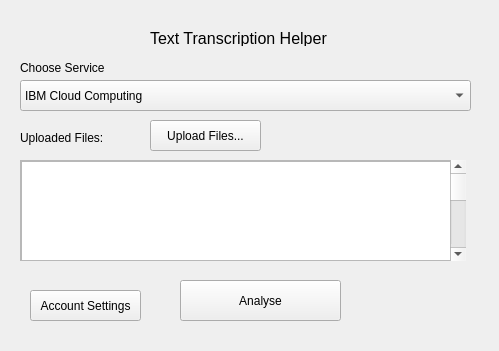
<?xml version="1.0" encoding="UTF-8"?>
<ui version="4.0">
 <class>PrototypeMain</class>
 <widget class="QWidget" name="PrototypeMain">
  <property name="geometry">
   <rect>
    <x>0</x>
    <y>0</y>
    <width>499</width>
    <height>351</height>
   </rect>
  </property>
  <property name="windowTitle">
   <string>PrototypeMain</string>
  </property>
  <widget class="QStackedWidget" name="stackedWidget">
   <property name="geometry">
    <rect>
     <x>0</x>
     <y>0</y>
     <width>501</width>
     <height>351</height>
    </rect>
   </property>
   <property name="minimumSize">
    <size>
     <width>491</width>
     <height>0</height>
    </size>
   </property>
   <property name="currentIndex">
    <number>0</number>
   </property>
   <widget class="QWidget" name="start">
    <widget class="QComboBox" name="serviceSelect">
     <property name="geometry">
      <rect>
       <x>20</x>
       <y>80</y>
       <width>451</width>
       <height>31</height>
      </rect>
     </property>
     <item>
      <property name="text">
       <string>IBM Cloud Computing</string>
      </property>
     </item>
     <item>
      <property name="text">
       <string>Microsoft Azure</string>
      </property>
     </item>
    </widget>
    <widget class="QLabel" name="serviceLabel">
     <property name="geometry">
      <rect>
       <x>20</x>
       <y>60</y>
       <width>101</width>
       <height>16</height>
      </rect>
     </property>
     <property name="text">
      <string>Choose Service</string>
     </property>
    </widget>
    <widget class="QPushButton" name="uploadButton">
     <property name="geometry">
      <rect>
       <x>150</x>
       <y>120</y>
       <width>111</width>
       <height>31</height>
      </rect>
     </property>
     <property name="text">
      <string>Upload Files...</string>
     </property>
    </widget>
    <widget class="QPushButton" name="analyseButton">
     <property name="geometry">
      <rect>
       <x>180</x>
       <y>280</y>
       <width>161</width>
       <height>41</height>
      </rect>
     </property>
     <property name="text">
      <string>Analyse</string>
     </property>
    </widget>
    <widget class="QPushButton" name="accountSettingButton">
     <property name="geometry">
      <rect>
       <x>30</x>
       <y>290</y>
       <width>111</width>
       <height>31</height>
      </rect>
     </property>
     <property name="text">
      <string>Account Settings</string>
     </property>
    </widget>
    <widget class="QLabel" name="label_5">
     <property name="geometry">
      <rect>
       <x>150</x>
       <y>30</y>
       <width>211</width>
       <height>16</height>
      </rect>
     </property>
     <property name="font">
      <font>
       <pointsize>12</pointsize>
      </font>
     </property>
     <property name="text">
      <string>Text Transcription Helper</string>
     </property>
    </widget>
    <widget class="QScrollArea" name="scrollArea">
     <property name="geometry">
      <rect>
       <x>20</x>
       <y>160</y>
       <width>431</width>
       <height>101</height>
      </rect>
     </property>
     <property name="widgetResizable">
      <bool>true</bool>
     </property>
     <widget class="QWidget" name="scrollAreaWidgetContents">
      <property name="geometry">
       <rect>
        <x>0</x>
        <y>0</y>
        <width>429</width>
        <height>99</height>
       </rect>
      </property>
      <widget class="QListView" name="listView">
       <property name="geometry">
        <rect>
         <x>0</x>
         <y>0</y>
         <width>431</width>
         <height>101</height>
        </rect>
       </property>
      </widget>
     </widget>
    </widget>
    <widget class="QScrollBar" name="verticalScrollBar">
     <property name="geometry">
      <rect>
       <x>450</x>
       <y>160</y>
       <width>16</width>
       <height>101</height>
      </rect>
     </property>
     <property name="orientation">
      <enum>Qt::Vertical</enum>
     </property>
    </widget>
    <widget class="QLabel" name="label_6">
     <property name="geometry">
      <rect>
       <x>20</x>
       <y>130</y>
       <width>101</width>
       <height>16</height>
      </rect>
     </property>
     <property name="text">
      <string>Uploaded Files:</string>
     </property>
    </widget>
   </widget>
   <widget class="QWidget" name="analyseLoad">
    <widget class="QLabel" name="analyseLabel">
     <property name="geometry">
      <rect>
       <x>200</x>
       <y>60</y>
       <width>71</width>
       <height>20</height>
      </rect>
     </property>
     <property name="text">
      <string>Analysing...</string>
     </property>
    </widget>
    <widget class="QProgressBar" name="analyseProgress">
     <property name="geometry">
      <rect>
       <x>10</x>
       <y>90</y>
       <width>461</width>
       <height>31</height>
      </rect>
     </property>
     <property name="value">
      <number>24</number>
     </property>
    </widget>
    <widget class="QPushButton" name="backbutton">
     <property name="geometry">
      <rect>
       <x>20</x>
       <y>300</y>
       <width>80</width>
       <height>23</height>
      </rect>
     </property>
     <property name="text">
      <string>Back</string>
     </property>
    </widget>
    <widget class="QPushButton" name="showlogbutton">
     <property name="geometry">
      <rect>
       <x>270</x>
       <y>300</y>
       <width>80</width>
       <height>23</height>
      </rect>
     </property>
     <property name="text">
      <string>Show Log</string>
     </property>
    </widget>
    <widget class="QLabel" name="loadingLabel_1">
     <property name="geometry">
      <rect>
       <x>180</x>
       <y>140</y>
       <width>111</width>
       <height>16</height>
      </rect>
     </property>
     <property name="text">
      <string>Uploading File...</string>
     </property>
    </widget>
    <widget class="QLabel" name="loadingLabel_2">
     <property name="geometry">
      <rect>
       <x>180</x>
       <y>160</y>
       <width>111</width>
       <height>16</height>
      </rect>
     </property>
     <property name="text">
      <string>Configuring File...</string>
     </property>
    </widget>
    <widget class="QLabel" name="loadingLabel_3">
     <property name="geometry">
      <rect>
       <x>180</x>
       <y>180</y>
       <width>151</width>
       <height>16</height>
      </rect>
     </property>
     <property name="text">
      <string>Doing Text to Speech...</string>
     </property>
    </widget>
    <widget class="QPushButton" name="continueButton">
     <property name="enabled">
      <bool>true</bool>
     </property>
     <property name="geometry">
      <rect>
       <x>360</x>
       <y>292</y>
       <width>101</width>
       <height>31</height>
      </rect>
     </property>
     <property name="text">
      <string>Continue</string>
     </property>
    </widget>
    <widget class="QLabel" name="loadingLabel_4">
     <property name="geometry">
      <rect>
       <x>180</x>
       <y>200</y>
       <width>151</width>
       <height>16</height>
      </rect>
     </property>
     <property name="text">
      <string>Finishing Details...</string>
     </property>
    </widget>
   </widget>
   <widget class="QWidget" name="resultsScreen">
    <widget class="QLabel" name="label_4">
     <property name="geometry">
      <rect>
       <x>10</x>
       <y>0</y>
       <width>261</width>
       <height>41</height>
      </rect>
     </property>
     <property name="font">
      <font>
       <pointsize>24</pointsize>
      </font>
     </property>
     <property name="text">
      <string>Resulting CSV</string>
     </property>
    </widget>
    <widget class="QPushButton" name="backbutton_result">
     <property name="geometry">
      <rect>
       <x>350</x>
       <y>230</y>
       <width>121</width>
       <height>31</height>
      </rect>
     </property>
     <property name="text">
      <string>Return</string>
     </property>
    </widget>
    <widget class="QPushButton" name="pushButton_2">
     <property name="geometry">
      <rect>
       <x>350</x>
       <y>40</y>
       <width>121</width>
       <height>31</height>
      </rect>
     </property>
     <property name="text">
      <string>Save File(s)...</string>
     </property>
    </widget>
    <widget class="QPushButton" name="pushButton_3">
     <property name="geometry">
      <rect>
       <x>350</x>
       <y>90</y>
       <width>121</width>
       <height>31</height>
      </rect>
     </property>
     <property name="text">
      <string>Send to DA</string>
     </property>
    </widget>
    <widget class="QPushButton" name="pushButton_4">
     <property name="geometry">
      <rect>
       <x>350</x>
       <y>180</y>
       <width>121</width>
       <height>31</height>
      </rect>
     </property>
     <property name="text">
      <string>Delete on Cloud</string>
     </property>
    </widget>
    <widget class="QTableWidget" name="tableWidget">
     <property name="geometry">
      <rect>
       <x>10</x>
       <y>50</y>
       <width>331</width>
       <height>281</height>
      </rect>
     </property>
     <property name="rowCount">
      <number>20</number>
     </property>
     <attribute name="horizontalHeaderDefaultSectionSize">
      <number>78</number>
     </attribute>
     <attribute name="verticalHeaderVisible">
      <bool>false</bool>
     </attribute>
     <attribute name="verticalHeaderMinimumSectionSize">
      <number>10</number>
     </attribute>
     <row>
      <property name="text">
       <string/>
      </property>
     </row>
     <row>
      <property name="text">
       <string/>
      </property>
     </row>
     <row>
      <property name="text">
       <string>New Row</string>
      </property>
     </row>
     <row>
      <property name="text">
       <string>New Row</string>
      </property>
     </row>
     <row>
      <property name="text">
       <string>New Row</string>
      </property>
     </row>
     <row>
      <property name="text">
       <string>New Row</string>
      </property>
     </row>
     <row>
      <property name="text">
       <string>New Row</string>
      </property>
     </row>
     <row>
      <property name="text">
       <string>New Row</string>
      </property>
     </row>
     <row>
      <property name="text">
       <string>New Row</string>
      </property>
     </row>
     <row>
      <property name="text">
       <string>New Row</string>
      </property>
     </row>
     <row>
      <property name="text">
       <string>New Row</string>
      </property>
     </row>
     <row>
      <property name="text">
       <string>New Row</string>
      </property>
     </row>
     <row/>
     <row/>
     <row/>
     <row/>
     <row/>
     <row/>
     <row/>
     <row/>
     <column>
      <property name="text">
       <string>Start Time</string>
      </property>
     </column>
     <column>
      <property name="text">
       <string>End Time</string>
      </property>
     </column>
     <column>
      <property name="text">
       <string>Duration</string>
      </property>
     </column>
     <column>
      <property name="text">
       <string>Speaker</string>
      </property>
     </column>
     <item row="0" column="0">
      <property name="text">
       <string>0:00</string>
      </property>
      <property name="flags">
       <set>ItemIsSelectable|ItemIsDragEnabled|ItemIsDropEnabled|ItemIsUserCheckable|ItemIsEnabled</set>
      </property>
     </item>
     <item row="0" column="1">
      <property name="text">
       <string>0:15</string>
      </property>
     </item>
     <item row="0" column="2">
      <property name="text">
       <string>0:15</string>
      </property>
     </item>
     <item row="0" column="3">
      <property name="text">
       <string>1</string>
      </property>
     </item>
     <item row="1" column="0">
      <property name="text">
       <string>0:15</string>
      </property>
     </item>
     <item row="1" column="1">
      <property name="text">
       <string>0:18</string>
      </property>
     </item>
     <item row="1" column="2">
      <property name="text">
       <string>0:03</string>
      </property>
     </item>
     <item row="1" column="3">
      <property name="text">
       <string>2</string>
      </property>
     </item>
     <item row="2" column="0">
      <property name="text">
       <string>0:18</string>
      </property>
     </item>
     <item row="2" column="1">
      <property name="text">
       <string>0:25</string>
      </property>
     </item>
     <item row="2" column="2">
      <property name="text">
       <string>0:07</string>
      </property>
     </item>
     <item row="2" column="3">
      <property name="text">
       <string>2</string>
      </property>
     </item>
     <item row="3" column="3">
      <property name="text">
       <string>1</string>
      </property>
     </item>
     <item row="4" column="3">
      <property name="text">
       <string>2</string>
      </property>
     </item>
     <item row="5" column="3">
      <property name="text">
       <string>1</string>
      </property>
     </item>
     <item row="6" column="3">
      <property name="text">
       <string>2</string>
      </property>
     </item>
     <item row="7" column="3">
      <property name="text">
       <string>1</string>
      </property>
     </item>
     <item row="8" column="3">
      <property name="text">
       <string>1</string>
      </property>
     </item>
     <item row="9" column="3">
      <property name="text">
       <string>2</string>
      </property>
     </item>
     <item row="10" column="3">
      <property name="text">
       <string>1</string>
      </property>
     </item>
     <item row="11" column="3">
      <property name="text">
       <string>2</string>
      </property>
     </item>
     <item row="12" column="3">
      <property name="text">
       <string>2</string>
      </property>
     </item>
     <item row="13" column="3">
      <property name="text">
       <string>1</string>
      </property>
     </item>
     <item row="14" column="3">
      <property name="text">
       <string>2</string>
      </property>
     </item>
     <item row="15" column="3">
      <property name="text">
       <string>1</string>
      </property>
     </item>
     <item row="16" column="3">
      <property name="text">
       <string>2</string>
      </property>
     </item>
     <item row="17" column="3">
      <property name="text">
       <string>1</string>
      </property>
     </item>
     <item row="18" column="3">
      <property name="text">
       <string>2</string>
      </property>
     </item>
     <item row="19" column="3">
      <property name="text">
       <string>2</string>
      </property>
     </item>
    </widget>
   </widget>
  </widget>
 </widget>
 <resources/>
 <connections/>
</ui>
